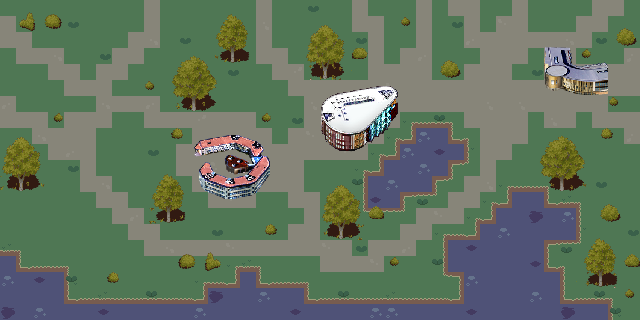

Rendered tile map (Tiled .tmx) drawn with the repository's tilesets; below, a short description and the map source with its tile grids summarised:
An orthogonal 40x20 tile map with 16x16 px tiles, 6 tile layers (Grass, paths, lakes, Shadows, Ground and lake decorations, Buildings, ...), 7 tilesets and 66 objects.

<map version="1.10" tiledversion="1.10.2" orientation="orthogonal" renderorder="right-down" width="40" height="20" tilewidth="16" tileheight="16" infinite="0" nextlayerid="8" nextobjectid="69">
 <tileset firstgid="1" source="Tilesets/Buildings.tsx" />
 <tileset firstgid="71" source="Tilesets/trawlertileset.tsx" />
 <tileset firstgid="327" source="Tilesets/TX Tileset Plant Shadows.tsx" />
 <tileset firstgid="583" source="Tilesets/TX Tileset Plants.tsx" />
 <tileset firstgid="839" source="Tilesets/TX Tileset Prop Shadows.tsx" />
 <tileset firstgid="903" source="Tilesets/TX Tileset Props.tsx" />
 <tileset firstgid="967" source="Tilesets/TX Tileset Stone Ground.tsx" />
 <layer id="1" name="Grass, paths, lakes" width="40" height="20">
  <data>[800 cells, 800 non-empty, 23 distinct tile ids]</data>
 </layer>
 <layer id="2" name="Shadows" width="40" height="20">
  <data>[800 cells, 88 non-empty, 28 distinct tile ids]</data>
 </layer>
 <layer id="3" name="Ground and lake decorations" width="40" height="20">
  <data>[800 cells, 105 non-empty, 28 distinct tile ids]</data>
 </layer>
 <layer id="5" name="Buildings" width="40" height="20">
  <data>[800 cells, 66 non-empty, 66 distinct tile ids]</data>
 </layer>
 <layer id="4" name="Tree trunks" width="40" height="20">
  <data>[800 cells, 26 non-empty, 10 distinct tile ids]</data>
 </layer>
 <objectgroup id="7" name="Object Layer 1">
  <object id="1" x="0" y="250.333" width="21" height="70">
   <properties>
    <property name="event" value="lake" />
   </properties>
  </object>
  <object id="2" x="22" y="267" width="46.6667" height="53">
   <properties>
    <property name="event" value="lake" />
   </properties>
  </object>
  <object id="4" x="69" y="298.333" width="544.333" height="21.6667">
   <properties>
    <property name="event" value="lake" />
   </properties>
  </object>
  <object id="5" x="203.333" y="282" width="105.667" height="16.3333">
   <properties>
    <property name="event" value="lake" />
   </properties>
  </object>
  <object id="6" x="235.667" y="265.667" width="25.6667" height="16.6667">
   <properties>
    <property name="event" value="lake" />
   </properties>
  </object>
  <object id="7" x="459" y="266" width="105.333" height="33">
   <properties>
    <property name="event" value="lake" />
   </properties>
  </object>
  <object id="8" x="443" y="234.333" width="15.6667" height="40.3333">
   <properties>
    <property name="event" value="lake" />
   </properties>
  </object>
  <object id="9" x="459" y="233.667" width="89.3333" height="31.6667">
   <properties>
    <property name="event" value="lake" />
   </properties>
  </object>
  <object id="10" x="476" y="218.667" width="105" height="14">
   <properties>
    <property name="event" value="lake" />
   </properties>
  </object>
  <object id="11" x="548.667" y="233.333" width="31.6667" height="10">
   <properties>
    <property name="event" value="lake" />
   </properties>
  </object>
  <object id="12" x="491.667" y="202.333" width="88.3333" height="16">
   <properties>
    <property name="event" value="lake" />
   </properties>
  </object>
  <object id="13" x="507.333" y="186.333" width="41.3333" height="15.6667">
   <properties>
    <property name="event" value="lake" />
   </properties>
  </object>
  <object id="14" x="411.333" y="122" width="41.6667" height="57.3333">
   <properties>
    <property name="event" value="lake" />
   </properties>
  </object>
  <object id="15" x="453.333" y="138.667" width="14.3333" height="25.6667">
   <properties>
    <property name="event" value="lake" />
   </properties>
  </object>
  <object id="16" x="397.833" y="142" width="13.1667" height="54.3333">
   <properties>
    <property name="event" value="lake" />
   </properties>
  </object>
  <object id="17" x="411" y="179.333" width="26.3333" height="15.6667">
   <properties>
    <property name="event" value="lake" />
   </properties>
  </object>
  <object id="18" x="379" y="154.667" width="18" height="57">
   <properties>
    <property name="event" value="lake" />
   </properties>
  </object>
  <object id="19" x="394.667" y="197" width="9.66667" height="14.3333">
   <properties>
    <property name="event" value="lake" />
   </properties>
  </object>
  <object id="20" x="363" y="170.333" width="15" height="42.3333">
   <properties>
    <property name="event" value="lake" />
   </properties>
  </object>
  <object id="21" x="544.727" y="46.9091" width="27.4545" height="44.7273">
   <properties>
    <property name="event" value="piazza" />
   </properties>
  </object>
  <object id="22" x="592.364" y="62" width="15.8182" height="33.4545">
   <properties>
    <property name="event" value="piazza" />
   </properties>
  </object>
  <object id="23" x="572.182" y="64" width="19.4545" height="31.4545">
   <properties>
    <property name="event" value="piazza" />
   </properties>
  </object>
  <object id="24" x="376" y="86" width="15.6364" height="35.8182">
   <properties>
    <property name="event" value="rch" />
   </properties>
  </object>
  <object id="25" x="320.727" y="121.818" width="69.2727" height="5.81818">
   <properties>
    <property name="event" value="rch" />
   </properties>
  </object>
  <object id="26" x="320.364" y="128" width="67.2727" height="2.90909">
   <properties>
    <property name="event" value="rch" />
   </properties>
  </object>
  <object id="27" x="322.182" y="130.909" width="61.6364" height="3.63636">
   <properties>
    <property name="event" value="rch" />
   </properties>
  </object>
  <object id="28" x="324.909" y="134.364" width="53.8182" height="3.45455">
   <properties>
    <property name="event" value="rch" />
   </properties>
  </object>
  <object id="29" x="325.455" y="138" width="48" height="3.09091">
   <properties>
    <property name="event" value="rch" />
   </properties>
  </object>
  <object id="30" x="327.273" y="141.455" width="40.9091" height="3.09091">
   <properties>
    <property name="event" value="rch" />
   </properties>
  </object>
  <object id="31" x="331.455" y="145.091" width="32.3636" height="3.09091">
   <properties>
    <property name="event" value="rch" />
   </properties>
  </object>
  <object id="32" x="336.182" y="148.182" width="23.2727" height="2.72727">
   <properties>
    <property name="event" value="rch" />
   </properties>
  </object>
  <object id="33" x="320.545" y="112" width="55.4545" height="9.81818">
   <properties>
    <property name="event" value="rch" />
   </properties>
  </object>
  <object id="34" x="363.455" y="86.9091" width="12.5455" height="25.0909">
   <properties>
    <property name="event" value="rch" />
   </properties>
  </object>
  <object id="35" x="350.182" y="89.2727" width="13.4545" height="22.9091">
   <properties>
    <property name="event" value="rch" />
   </properties>
  </object>
  <object id="36" x="339.636" y="91.4545" width="10.7273" height="20.7273">
   <properties>
    <property name="event" value="rch" />
   </properties>
  </object>
  <object id="37" x="334.364" y="93.4545" width="5.45455" height="18.7273">
   <properties>
    <property name="event" value="rch" />
   </properties>
  </object>
  <object id="38" x="329.273" y="95.0909" width="5.27273" height="17.0909">
   <properties>
    <property name="event" value="rch" />
   </properties>
  </object>
  <object id="39" x="325.273" y="97.6364" width="4.18182" height="14.7273">
   <properties>
    <property name="event" value="rch" />
   </properties>
  </object>
  <object id="40" x="320.909" y="101.636" width="4.18182" height="10.3636">
   <properties>
    <property name="event" value="rch" />
   </properties>
  </object>
  </objectgroup>
 <layer id="6" name="Tree tops" width="40" height="20">
  <data>[800 cells, 78 non-empty, 30 distinct tile ids]</data>
 </layer>
</map>
<!-- 27 of 66 objects omitted -->
